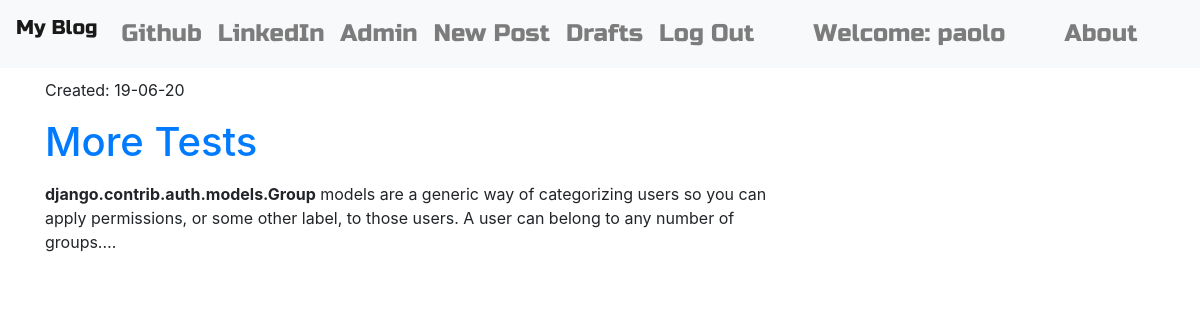
The page /drafts/ (signed in) on the database its author committed.
### blog/models.py (models this page shows, shortened)
class Post(models.Model):
    author = models.ForeignKey('auth.User', on_delete=models.CASCADE)
    title = models.CharField(max_length=200)
    text = models.TextField()
    create_date = models.DateTimeField(default=timezone.now)
    published_date = models.DateTimeField(blank=True, null=True)

### blog/views.py (the view)
# urls.py: path('drafts/', views.DraftListView.as_view(), name='post_draft_list'),
class DraftListView(LoginRequiredMixin, ListView):
    login_url = '/login/'
    redirect_field_name = 'blog/post_list.html'
    template_name = 'blog/post_draft_list.html'
    model = Post
    def get_queryset(self):
        return Post.objects.filter(published_date__isnull=True).order_by('create_date')

### blog/templates/blog/post_draft_list.html
{% extends 'blog/base.html' %}
{% block content %}
  {% for post in post_list %}
    <div class="post">
      <p class="date">Created: {{ post.create_date|date:'d-m-y' }}</p>
      <h1><a href="{% url 'blog:post_detail' pk=post.pk %}">{{ post.title }}</a> </h1>
      <p>{{ post.text|safe|linebreaksbr|truncatechars:200 }}</p>
    </div>
  {% empty %}
  No drafts awaiting approval
  {% endfor %}
{% endblock %}

### blog/templates/blog/base.html (shortened to what this page needs)
<!DOCTYPE html>
{% load static %}
<html lang="en" dir="ltr">
  <head>
    <link rel="stylesheet" href="https://stackpath.bootstrapcdn.com/bootstrap/4.5.0/css/bootstrap.min.css">
    <link rel="stylesheet" href="//cdn.jsdelivr.net/npm/medium-editor@latest/dist/css/medium-editor.min.css" type="text/css" media="screen" charset="utf-8">
    <link rel="stylesheet" href="{% static 'css/blog.css' %}">
  </head>
  <body class="loader">
    <nav class="navbar navbar-expand-lg navbar-light bg-light techfont custom-navbar">
      <div class="navbar-nav">
        <a class="navbar-brand" href="{% url 'blog:post_list' %}">My Blog</a>
        <a class="nav-item nav-link" href="https://www.github.com">Github</a>
        <a class="nav-item nav-link" href="https://www.linkedin.com">LinkedIn</a>
        <a class="nav-item nav-link" href="/admin/">Admin</a>
      </div>
      <div class="navbar-nav navbar-right">
        {% if user.is_authenticated %}
        <a class="nav-item nav-link" href="{% url 'blog:post_new' %}">New Post</a>
        <a class="nav-item nav-link" href="{% url 'blog:post_draft_list' %}">Drafts</a>
        <a class="nav-item nav-link" href="{% url 'blog:logout' %}">Log Out</a>
        <a class="nav-item nav-link">&nbsp;&nbsp;&nbsp;&nbsp;&nbsp;&nbsp;Welcome:  {{user.username}}</a>
        {% else %}
        <a class="nav-item nav-link" href="{% url 'blog:login' %}">Login </a>
        {% endif %}
        <a class="nav-item nav-link" href="{% url 'blog:about' %}">&nbsp;&nbsp;&nbsp;&nbsp;&nbsp;&nbsp;About</a>
      </div>
    </nav>
    <div class="content container">
      <div class="row">
        <div class="col-md-8">
          <div class="blog_posts">
            {% block content %}
            {% endblock %}
          </div>
        </div>
      </div>
    </div>
  </body>
</html>

### blog/static/css/blog.css (style rules this page uses)
.techfont { font-family: 'Russo One', sans-serif; font-size: 1.5em; margin-bottom: 10px; }
.loader { filter:hue-rotate(0deg); color: linear-gradient(45deg,#0f8,#08f); animation:hue 5000ms infinite linear; }

### rows shown on the page
Post: create_date "19-06-20", title "More Tests", text "django.contrib.auth.models.Group models are a generic way of categorizing users so you can apply permissions, or some other label, to those users. A user can belong to any number of groups.…"

### other values the page prints
{{ user.username }} "paolo"
